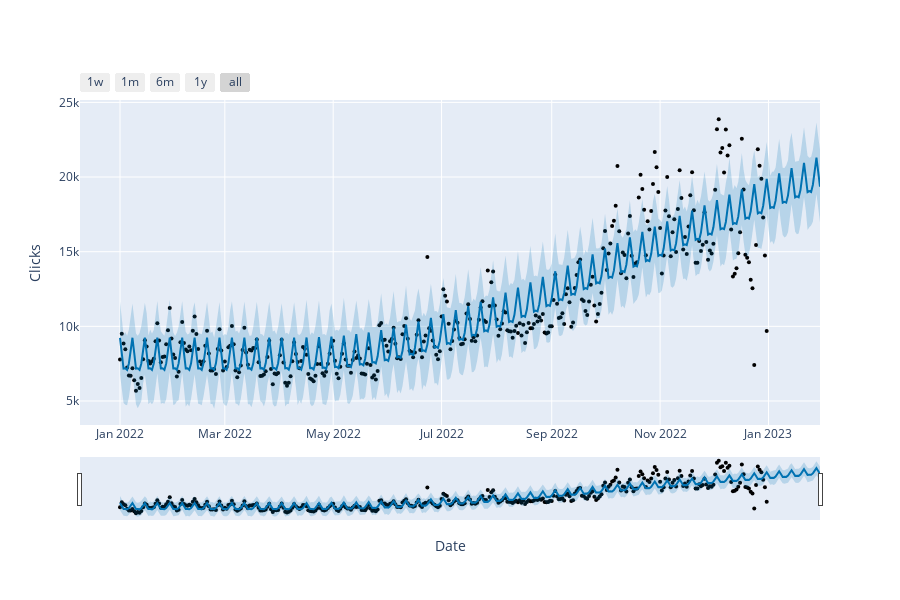

The notebook cell saved with this chart:
### Code cell
#Visualizing the prediction for next 30 days.
import prophet.plot
from prophet.plot import plot_plotly
plot_plotly(m, forecast_30, xlabel='Date', ylabel='Clicks')

### Figure 1 — Plotly figure (JSON) as saved in the notebook; plotly's stock layout.template omitted (floating-point values rounded to 4 significant figures; data arrays with more than 128 entries replaced by an {"elided": "..."} marker saying what was removed)
{"data": [{"marker": {"color": "black", "size": 4}, "mode": "markers", "name": "Actual", "type": "scatter", "x": {"elided": "365 str values"}, "y": {"elided": "365 int values"}}, {"hoverinfo": "skip", "line": {"width": 0}, "mode": "lines", "type": "scatter", "x": {"elided": "395 str values"}, "y": {"elided": "395 float values"}}, {"fill": "tonexty", "fillcolor": "rgba(0, 114, 178, 0.2)", "line": {"color": "#0072B2", "width": 2}, "mode": "lines", "name": "Predicted", "type": "scatter", "x": {"elided": "395 str values"}, "y": {"elided": "395 float values"}}, {"fill": "tonexty", "fillcolor": "rgba(0, 114, 178, 0.2)", "hoverinfo": "skip", "line": {"width": 0}, "mode": "lines", "type": "scatter", "x": {"elided": "395 str values"}, "y": {"elided": "395 float values"}}], "layout": {"height": 600, "showlegend": false, "width": 900, "xaxis": {"rangeselector": {"buttons": [{"count": 7, "label": "1w", "step": "day", "stepmode": "backward"}, {"count": 1, "label": "1m", "step": "month", "stepmode": "backward"}, {"count": 6, "label": "6m", "step": "month", "stepmode": "backward"}, {"count": 1, "label": "1y", "step": "year", "stepmode": "backward"}, {"step": "all"}]}, "rangeslider": {"visible": true}, "title": {"text": "Date"}, "type": "date"}, "yaxis": {"title": {"text": "Clicks"}}}}
